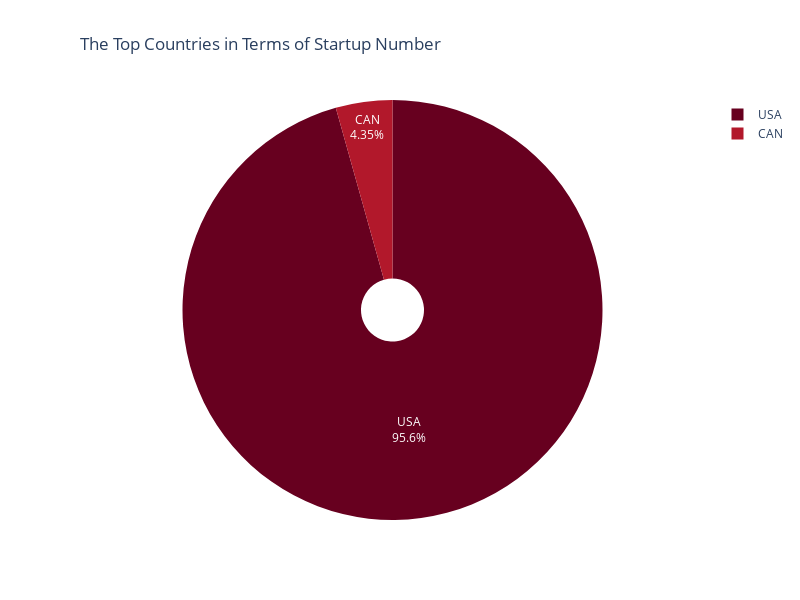

The notebook cell this image was saved under:
### Code cell
fig = px.pie(data,names=data.country_code,
             title = "The Top Countries in Terms of Startup Number",
             color_discrete_sequence=px.colors.sequential.RdBu,
             hole = 0.15,
             width =800,
             height =600)

fig.update_layout(uniformtext_minsize=10, uniformtext_mode='hide', title_x=0.1)
fig.update_traces(textposition='inside', textinfo='percent+label')

fig.show()

### Figure 1 — Plotly figure (JSON) as saved in the notebook; plotly's stock layout.template omitted (floating-point values rounded to 4 significant figures; data arrays with more than 128 entries replaced by an {"elided": "..."} marker saying what was removed)
{"data": [{"domain": {"x": [0, 1], "y": [0, 1]}, "hole": 0.15, "hovertemplate": "country_code=%{label}<extra></extra>", "labels": {"elided": "19111 str values"}, "legendgroup": "", "name": "", "showlegend": true, "textinfo": "percent+label", "textposition": "inside", "type": "pie"}], "layout": {"height": 600, "legend": {"tracegroupgap": 0}, "piecolorway": ["rgb(103,0,31)", "rgb(178,24,43)", "rgb(214,96,77)", "rgb(244,165,130)", "rgb(253,219,199)", "rgb(247,247,247)", "rgb(209,229,240)", "rgb(146,197,222)", "rgb(67,147,195)", "rgb(33,102,172)", "rgb(5,48,97)"], "title": {"text": "The Top Countries in Terms of Startup Number", "x": 0.1}, "uniformtext": {"minsize": 10, "mode": "hide"}, "width": 800}}
